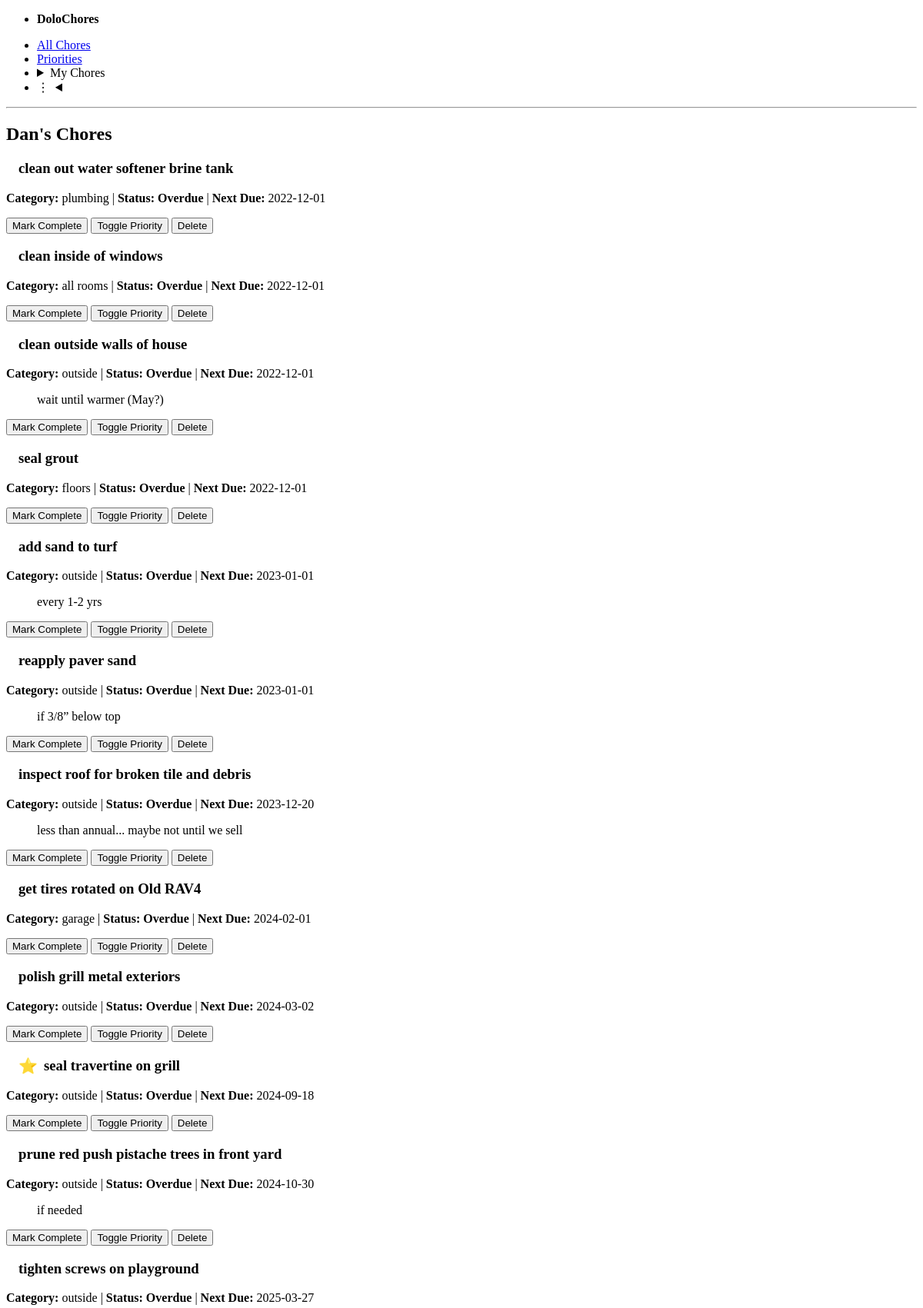
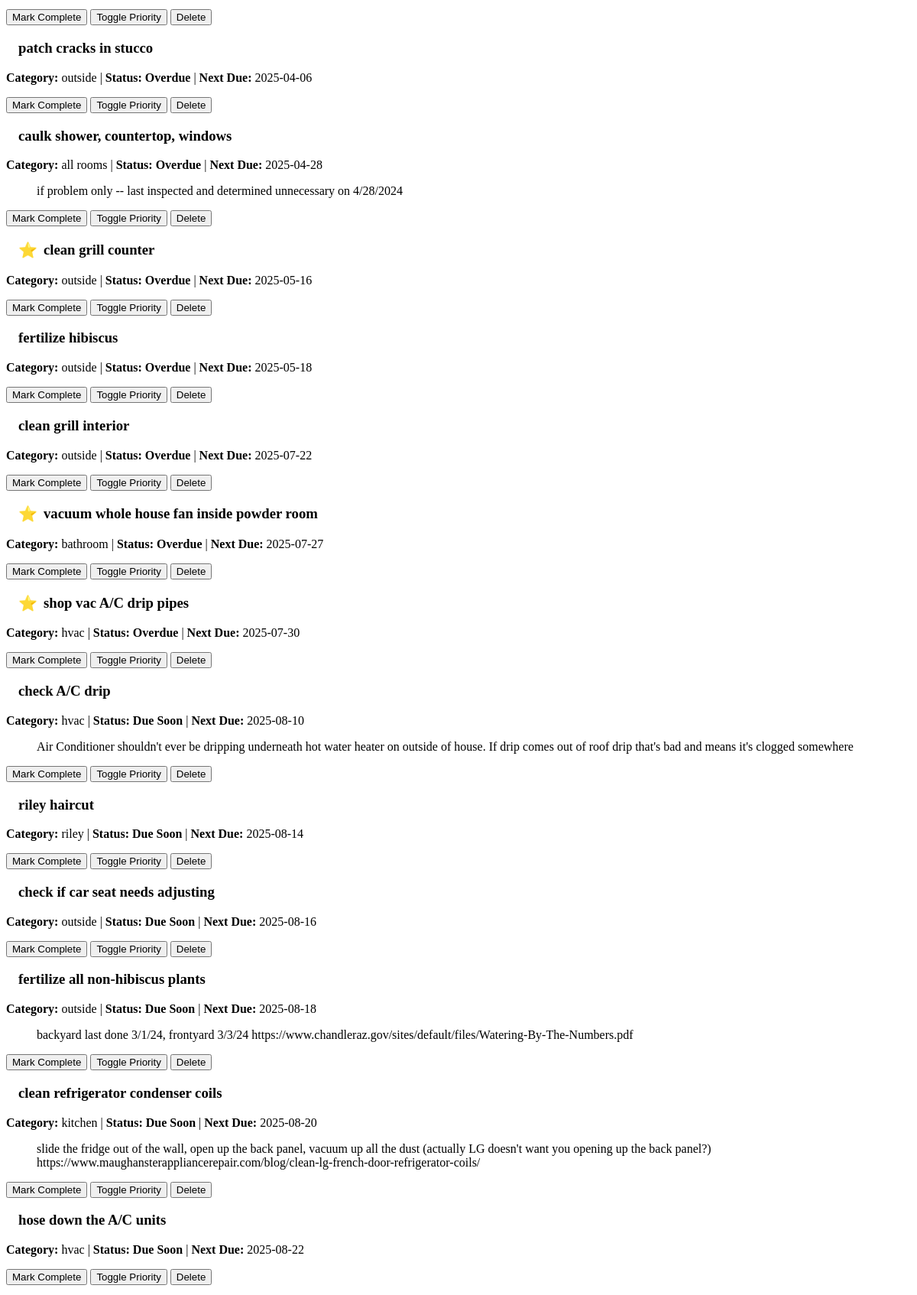
Screenshot of /my-chores/Dan (upper part) with the database file from the repository (2 pictures, top to bottom).
### app.py (models this page shows, shortened)
class Chore(db.Model):
    id = db.Column(db.Integer, primary_key=True)
    title = db.Column(db.String(120), nullable=False)
    user_id = db.Column(db.Integer, db.ForeignKey('user.id'), nullable=False)
    category = db.Column(db.String(50))
    frequency = db.Column(db.Integer, nullable=False)  # in days
    last_completed = db.Column(db.Date, default=date.today)
    is_priority = db.Column(db.Boolean, default=False)
    notes = db.Column(db.Text)
    previous_last_completed = db.Column(db.Date)
    @property
    def next_due(self):
        if self.last_completed and self.frequency:
            return self.last_completed + timedelta(days=self.frequency)
        return None
    @property
    def status(self):
        today = date.today()
        next_due_date = self.next_due
        if not next_due_date:
            return "N/A"
        if next_due_date < today:
            return "Overdue"
        if self.frequency > 30:
            if today <= next_due_date <= today + timedelta(days=30):
                return "Due Soon"
        else:
            if today <= next_due_date <= today + timedelta(days=14):
                return "Due Soon"
        return "Completed Recently"

### app.py (the view)
@app.route('/my-chores/<username>')
def my_chores(username):
    user = User.query.filter_by(name=username).first_or_404()
    chores = sorted(user.chores, key=lambda c: c.next_due)
    return render_template('my_chores.html', chores=chores, username=username, title=f"{username}'s Chores")

### app.py (called while the page is built)
@app.context_processor
def inject_users():
    return dict(users=User.query.all())

### templates/my_chores.html
{% extends "layout.html" %}
{% block content %}
<section>
    <h2>{{ title }}</h2>
    {% for chore in chores %}
    <article class="chore-card" data-chore-id="{{ chore.id }}">
        <header>
            <h3 class="chore-title {{ chore.status | lower | replace(' ', '-') }}">
                {% if chore.is_priority %}
                <span title="High Priority">⭐</span>
                {% endif %}
                {{ chore.title }}
            </h3>
        </header>
        <p>
            <strong>Category:</strong> {{ chore.category | default('N/A') }} |
            <strong>Status:</strong> <span class="status-{{ chore.status | lower | replace(' ', '-') }}">{{ chore.status }}</span> |
            <strong>Next Due:</strong> {{ chore.next_due.strftime('%Y-%m-%d') if chore.next_due else 'N/A' }}
        </p>
        {% if chore.notes %}
        <blockquote>{{ chore.notes }}</blockquote>
        {% endif %}
        <footer>
            <div class="grid">
                <button class="contrast complete-btn">Mark Complete</button>
                <button class="secondary priority-btn">Toggle Priority</button>
                <button class="secondary outline delete-btn">Delete</button>
            </div>
        </footer>
    </article>
    {% else %}
    <p>No chores found for {{ username }}.</p>
    {% endfor %}
</section>
{% endblock %}

### static/css/style.css (style rules this page uses)
.status-overdue { color: var(--pico-color-red-550); font-weight: bold; }
.status-due-soon { color: var(--pico-color-orange-550); font-weight: bold; }
article { margin-bottom: var(--pico-spacing); }
article h3 { display: flex; align-items: center; }
article h3 span[title="High Priority"] { margin-right: 0.5rem; font-size: 1.25rem; }
.chore-title { flex-grow: 1; margin-left: 1rem; }

### rows the page displays
Chore: title "clean out water softener brine tank", category "plumbing", status "Overdue", next_due "2022-12-01"
Chore: title "clean inside of windows", category "all rooms", status "Overdue", next_due "2022-12-01"
Chore: title "clean outside walls of house", category "outside", status "Overdue", next_due "2022-12-01", notes "wait until warmer (May?)"
Chore: title "seal grout", category "floors", status "Overdue", next_due "2022-12-01"
Chore: title "add sand to turf", category "outside", status "Overdue", next_due "2023-01-01", notes "every 1-2 yrs"
Chore: title "reapply paver sand", category "outside", status "Overdue", next_due "2023-01-01", notes "if 3/8” below top"
Chore: title "inspect roof for broken tile and debris", category "outside", status "Overdue", next_due "2023-12-20", notes "less than annual... maybe not until we sell"
Chore: title "get tires rotated on Old RAV4", category "garage", status "Overdue", next_due "2024-02-01"
Chore: title "polish grill metal exteriors", category "outside", status "Overdue", next_due "2024-03-02"
Chore: title "seal travertine on grill", category "outside", status "Overdue", next_due "2024-09-18"
Chore: title "prune red push pistache trees in front yard", category "outside", status "Overdue", next_due "2024-10-30", notes "if needed"
Chore: title "tighten screws on playground", category "outside", status "Overdue", next_due "2025-03-27"
Chore: title "patch cracks in stucco", category "outside", status "Overdue", next_due "2025-04-06"
Chore: title "caulk shower, countertop, windows", category "all rooms", status "Overdue", next_due "2025-04-28", notes "if problem only -- last inspected and determined unnecessary on 4/28/2024"
Chore: title "clean grill counter", category "outside", status "Overdue", next_due "2025-05-16"
Chore: title "fertilize hibiscus", category "outside", status "Overdue", next_due "2025-05-18"
Chore: title "clean grill interior", category "outside", status "Overdue", next_due "2025-07-22"
Chore: title "vacuum whole house fan inside powder room", category "bathroom", status "Overdue", next_due "2025-07-27"
Chore: title "shop vac A/C drip pipes", category "hvac", status "Overdue", next_due "2025-07-30"
Chore: title "check A/C drip", category "hvac", status "Due Soon", next_due "2025-08-10", notes "Air Conditioner shouldn't ever be dripping underneath hot water heater on outside of house. If drip comes out of roof drip that's bad and means it's clogged somewhere"
Chore: title "riley haircut", category "riley", status "Due Soon", next_due "2025-08-14"
Chore: title "check if car seat needs adjusting", category "outside", status "Due Soon", next_due "2025-08-16"
Chore: title "fertilize all non-hibiscus plants", category "outside", status "Due Soon", next_due "2025-08-18", notes "backyard last done 3/1/24, frontyard 3/3/24 https://www.chandleraz.gov/sites/default/files/Watering-By-The-Numbers.pdf"
Chore: title "clean refrigerator condenser coils", category "kitchen", status "Due Soon", next_due "2025-08-20", notes "slide the fridge out of the wall, open up the back panel, vacuum up all the dust (actually LG doesn't want you opening up the back panel?) https://www.maughansterappliancerepair.com/blog/clean-lg-french-door-refrigerator-coils/"
Chore: title "hose down the A/C units", category "hvac", status "Due Soon", next_due "2025-08-22"

### other values shown
{{ title }} "Dan's Chores"
